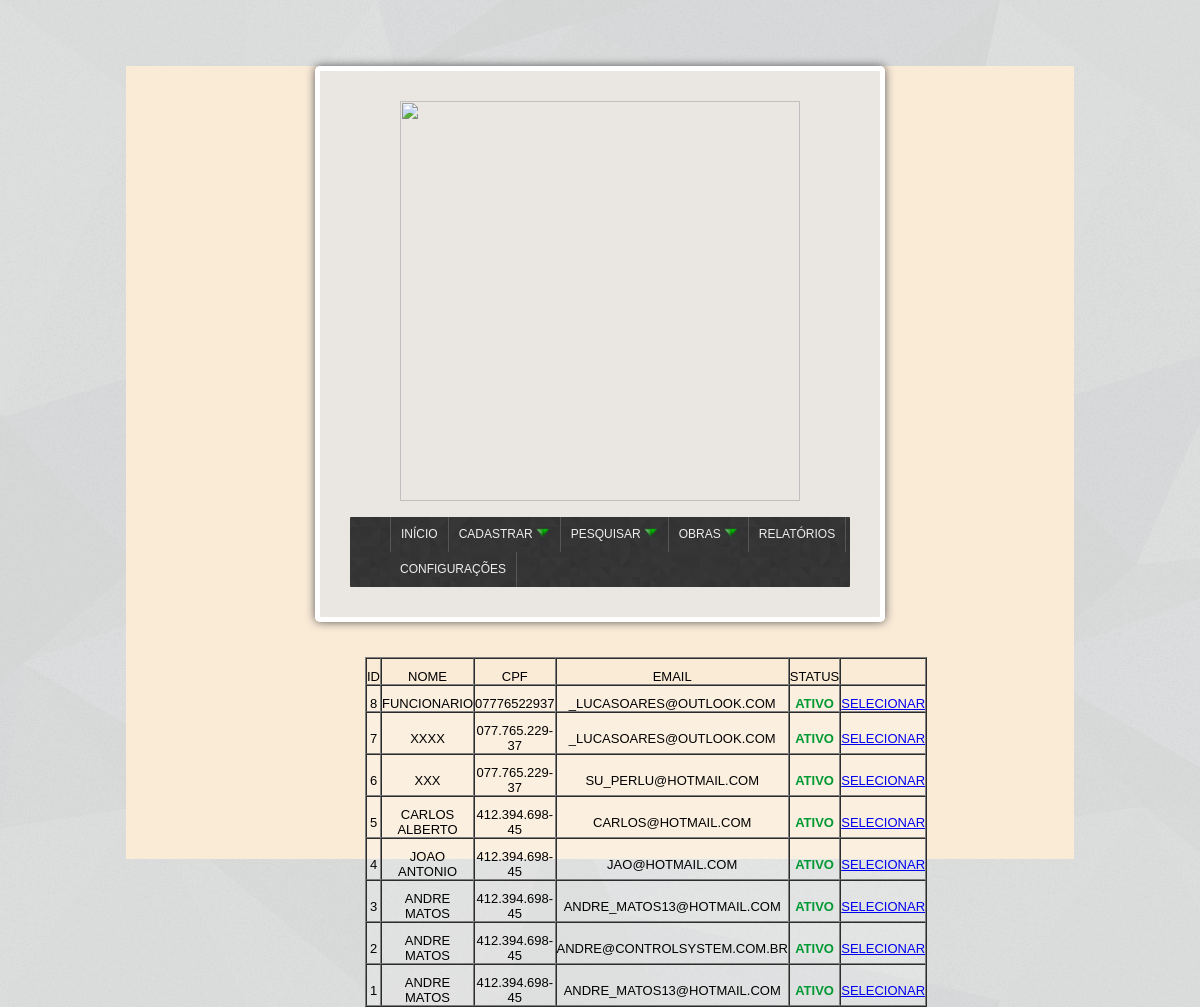
/reports/folha_ponto-1.php (signed in), run on an earlier commit of the app's database.
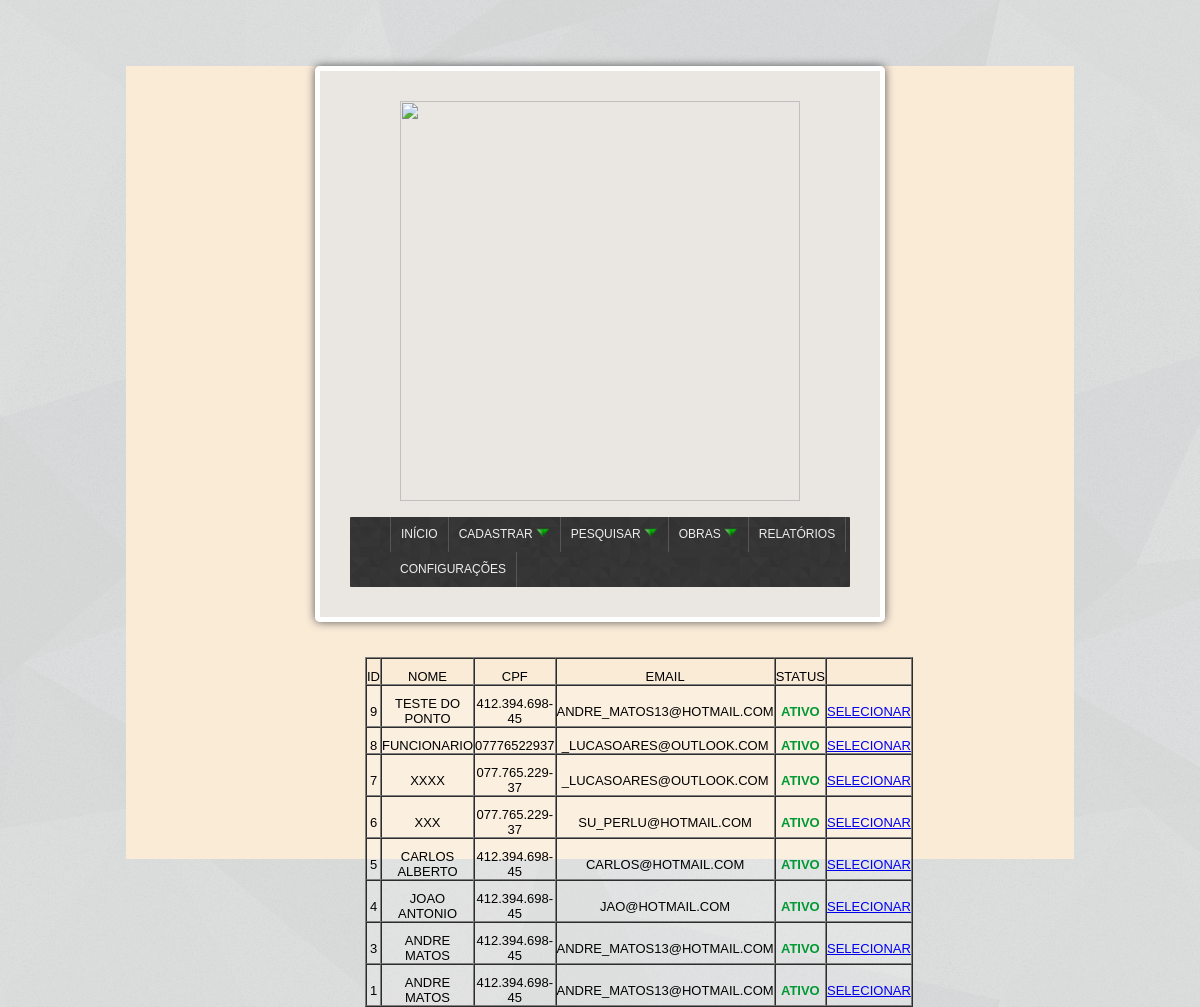
And on a later commit of the database.
### tables this page shows
CREATE TABLE IF NOT EXISTS `funcionario` (
  `id_tabela` int(11) NOT NULL,
  `cod_serie` varchar(255) NOT NULL,
  `id` int(11) NOT NULL,
  `nome` varchar(255) NOT NULL,
  `cpf` varchar(14) NOT NULL,
  `rg` varchar(12) NOT NULL,
  `org_em_rg` varchar(255) NOT NULL,
  `data_em_rg` date NOT NULL,
  `num_tit_eleitor` varchar(30) NOT NULL,
  `data_nasc` date NOT NULL,
  `telefone` varchar(15) NOT NULL,
  `email` varchar(255) NOT NULL,
  `email_empresa` varchar(255) NOT NULL,
  `senha` varchar(255) NOT NULL,
  `is_admin` int(11) NOT NULL,
  `id_cbo` int(11) NOT NULL,
  `id_endereco` int(11) NOT NULL,
  `id_turno` int(11) NOT NULL,
  `id_empresa` int(11) NOT NULL,
  `id_empresa_filial` int(11) NOT NULL,
  `id_supervisor` int(11) NOT NULL,
  `id_dados_bancarios` int(11) NOT NULL,
  `data_adm` date NOT NULL COMMENT 'Data de admissão',
  `data_dem` date NOT NULL COMMENT 'Data de demissão',
  `salario_base` double NOT NULL,
  `id_valor_custo` int(11) NOT NULL,
  `qtd_horas_sem` int(11) NOT NULL,
  `num_cart_trab` varchar(50) NOT NULL,
  `num_serie_cart_trab` varchar(50) NOT NULL,
  `id_uf_cart_trab` int(11) NOT NULL COMMENT 'id do estado',
  `num_pis` varchar(20) NOT NULL,
  `data_ini` datetime NOT NULL COMMENT 'data inicio da validade do registro',
  `data_fim` datetime NOT NULL COMMENT 'data fim da validade do registro',
  `oculto` int(11) NOT NULL
);

### reports/folha_ponto-1.php (the view, shortened to what this page needs)
<html>
<head>
   <link rel="stylesheet" type="text/css" href="../../style.css">
</head>
<body>
   <div class="container">
      <div class="content">
            <div class="logo">
               <?php include_once("../view/logo.php"); ?>
            </div>
            <div class="menu">
                 <?php include_once("../view/menu_admin.php"); ?>
            </div>
            <div class="content-right" >
            	<?php
				 if($_GET['rel'] == 'funcionario'){
				 		$meses_qtd = date("m")-1;
				 		for($i=0; $i<$meses_qtd; $i++){
				 			switch($i){
				 				case 0:
				 					$meses[$i] = "Janeiro";
				 				break;
				 				case 1:
				 					$meses[$i] = "Fevereiro";
				 				break;
				 				case 2:
				 					$meses[$i] = "Março";
				 				break;
				 				case 3:
				 					$meses[$i] = "Abril";
				 				break;
				 				case 4:
				 					$meses[$i] = "Maio";
				 				break;
				 				case 5:
				 					$meses[$i] = "Junho";
				 				break;
				 				case 6:
				 					$meses[$i] = "Julho";
				 				break;
				 				case 7:
				 					$meses[$i] = "Agosto";
				 				break;
				 				case 8:
				 					$meses[$i] = "Setembro";
				 				break;
				 				case 9:
				 					$meses[$i] = "Outubro";
				 				break;
				 				case 10:
				 					$meses[$i] = "Novembro";
				 				break;
				 				case 11:
				 					$meses[$i] = "Dezembro";
				 				break;
				 			}
				 		}
				 		?>
							<form method="POST" action="relatorio.php?rel=folhaponto">
								<input type="hidden" id="id_func" name="id_func" value="<?php echo $_GET['id']; ?>">
								<table>
									<tr>
										<td colspan="3">Selecione o Mês e o Ano:</td>
									</tr>
									<tr>
										<td><span>Mês: </span></td>
										<td>
											<select name="mes" id="mes">
												<?php
													for($i=0; $i<count($meses); $i++){
														echo '<option value="'.$i.'"">'.$meses[$i].'</option>';
													}
												 ?>
											</select>
										</td>
										<td>
											<select name="ano" id="ano">
												<?php
												    $ano = date("Y");
													for($i=2015; $i <= $ano; $i++){
														echo '<option value="'.$i.'"">'.$i.'</option>';
													}
												 ?>
											</select>
										</td>
									</tr>
									<tr>
										<td colspan="2"><input type="submit" value="Gerar folha ponto"></td>
									</tr>
								</table>
							</form>
				 		<?php
				 }else{
						$busca = mysql_query("SELECT * FROM funcionario WHERE oculto = 0 ORDER BY id DESC") or die(mysql_error());
						if(mysql_num_rows($busca) > 0)
						{
						?>
							<table width="100%" border="1" cellpadding="0" cellspacing="0" id="listacliente" style="text-align:center; font-size: 13px;">
								<tr>
									<td>ID</td><td>Nome</td><td>CPF</td><td>Email</td><td>Status</td><td></td>
								</tr>
								<?php
								while ($ver = mysql_fetch_assoc($busca)){
								?>
								<tr align="center" valign="middle" style="background-color:rgba(255,255,255,0.2);" onMouseOver="style.backgroundColor='rgba(255,255,255,0.7)'" onMouseOut="style.backgroundColor='rgba(255,255,255,0.2)'">
									<td ><?php echo $ver['id']; ?></td>
									<td ><?php echo $ver['nome']; ?></td>
									<td ><?php echo $ver['cpf']; ?></td>
									<td ><?php echo $ver['email']; ?></td>
									<td ><?php $ver['oculto']=='1' ? print '<strong><span style="color:red">Oculto</span></strong>' : print '<strong><span style="color:#093">Ativo</span></strong>'; ?>
									</td>
									<td width="80">
										<a href="folha_ponto.php?rel=funcionario&id=<?php echo $ver['id']; ?>" title="Clique para selecionar"
										target="_self">Selecionar</a>
									</td>
								</tr>
								<?php }  ?>
							</table>
						<?php
						}else{
							print 'Sem Registros';
							}
				 }
						?>
            </div>
      </div>
   </div>
</body>
</html>

What changed in the data, as far as the page shows it:
no longer on this page (row edited): funcionario: id "2", nome "ANDRE MATOS", cpf "412.394.698-45", email "ANDRE@CONTROLSYSTEM.COM.BR"
added funcionario: id "9", nome "TESTE DO PONTO", cpf "412.394.698-45", email "ANDRE_MATOS13@HOTMAIL.COM"
